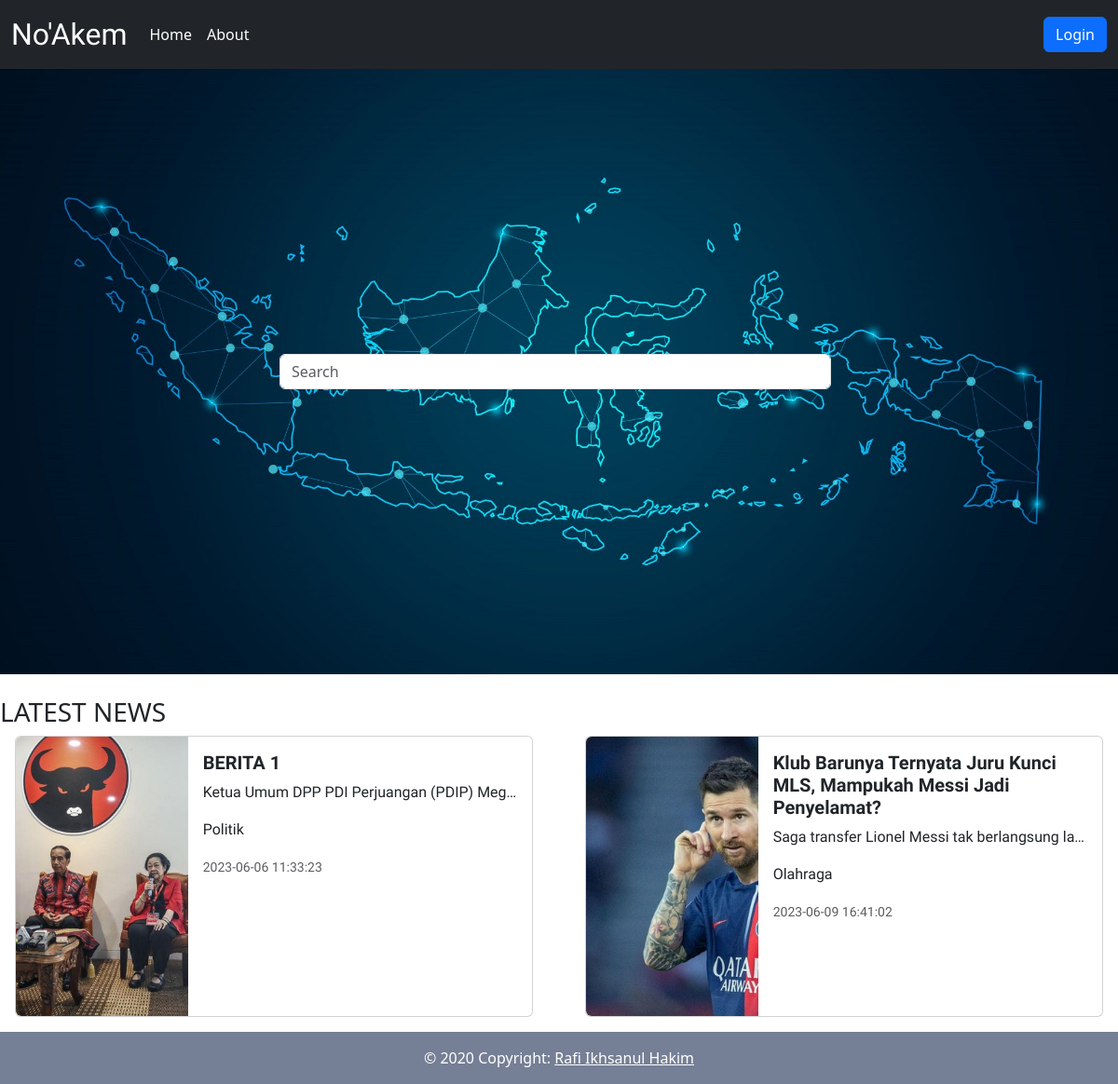
The page / on the database its author committed.
### tables this page shows
CREATE TABLE `berita` (
  `id` int NOT NULL,
  `title` varchar(255) NOT NULL,
  `content` text NOT NULL,
  `image` varchar(255) NOT NULL,
  `category` varchar(255) NOT NULL,
  `timestamp` timestamp NOT NULL
);

### index.php (called while the page is built, shortened)
<?php
require('functions.php');
$news = query("SELECT * FROM berita");
require('views/index.views.php');

### functions.php (called while the page is built, shortened)
<?php
function koneksi()
{
    $conn = mysqli_connect('localhost', 'root', '', 'berita') or die('KONEKSI GAGAL!');
    return $conn;
}
function query($query)
{
    $conn = koneksi();
    $result = mysqli_query($conn, $query) or die(mysqli_error($conn));
    $rows = [];
    while ($row = mysqli_fetch_assoc($result)) {
        $rows[] = $row;
    }
    return $rows;
}

### views/index.views.php (the view, shortened to what this page needs)
<?php require('partials/header.php') ?>
<body>
  <?php require('partials/nav.php') ?>
  <div class="bg-image" style="background-image: url('img/indonesia.jpg'); height: 650px; background-size: cover; background-position: center;">
    <div class="d-flex justify-content-center align-items-center h-100">
      <form class="d-flex w-50">
        <input class="form-control me-2" name="keyword" id="keyword" type="search" placeholder="Search" aria-label="Search" autofocus autocomplete="off">
      </form>
    </div>
  </div>
  <br>
  <h3>LATEST NEWS</h3>
  <div class="row" id="search-container">
    <?php foreach ($news as $item) : ?>
      <div class="col-md-6">
        <div class="card mb-3 mx-3" style="max-width: 900px;">
          <div class="row g-0">
            <div class="col-md-4">
              <a href="./berita.php?id=<?= $item['id'] ?>" class="card-link">
                <img src="./img/upload/<?= $item['image'] ?>" class="img-fluid rounded-start" style="object-fit:cover; width:540px; height:300px;" alt=" ...">
              </a>
            </div>
            <div class="col-md-8">
              <div class="card-body">
                <h5 class="card-title">
                  <a href="./berita.php?id=<?= $item['id'] ?>" class="card-link text-decoration-none text-reset"><?= $item['title'] ?></a>
                </h5>
                <p class="card-text text-truncate"><?= $item['content']; ?></p>
                <p class="card-text text-capitalize"><?= $item['category']; ?></p>
                <p class="card-text"><small class="text-body-secondary"><?= $item['timestamp'] ?></small></p>
              </div>
            </div>
          </div>
        </div>
      </div>
    <?php endforeach; ?>
  </div>
  <?php require('partials/footer.php') ?>
</body>
</html>

### partials/header.php (shortened to what this page needs)
<!doctype html>
<html lang="en">
<head>
    <link href="https://cdnjs.cloudflare.com/ajax/libs/font-awesome/6.4.0/css/all.min.css" rel="stylesheet">
    <link href="https://cdn.jsdelivr.net/npm/bootstrap@5.3.0-alpha3/dist/css/bootstrap.min.css" rel="stylesheet">
</head>
<body class="d-flex flex-column min-vh-100">

### partials/nav.php (shortened to what this page needs)
<nav class="navbar navbar-expand-lg navbar-dark bg-dark sticky-top">
    <div class="container-fluid">
        <a class="navbar-brand" href="./index.php">No'Akem</a>
        <div class="collapse navbar-collapse" id="navbarSupportedContent">
            <ul class="navbar-nav me-auto mb-2 mb-lg-0">
                <li class="nav-item">
                    <a class="nav-link active" aria-current="page" href="index.php">Home</a>
                </li>
                <a href="about.php" class="nav-link active" aria-current="page">About</a>
            </ul>
            <div class="navbar-nav my-2">
                <a class="nav-item btn btn-primary ms-3" href="login.php">Login</a>
            </div>
        </div>
    </div>
</nav>

### partials/footer.php (shortened to what this page needs)
<footer class="text-center text-lg-start text-white mt-auto" style="background-color: #929fba; width: 100%;">
    <div class="text-center p-3" style="background-color: rgba(0, 0, 0, 0.2)">
        © 2020 Copyright:
        <a class="text-white" href="about.php">Rafi Ikhsanul Hakim</a>
    </div>
</footer>
</body>
</html>

### partials/header.php (style rules this page uses)
.navbar-brand { font-family: Viga; font-size: 32px; }

### views/index.views.php (style rules this page uses)
.card-title { font-family: 'Comfortaa', cursive; font-weight: bold; }
.card { font-family: 'Comfortaa', cursive; }

### partials/nav.php (style rules this page uses)
.navbar-brand { font-family: Viga; font-size: 32px; }

### rows shown on the page
berita: image (picture), title "BERITA 1", content "Ketua Umum DPP PDI Perjuangan (PDIP) Meg…", category "Politik", timestamp "2023-06-06 11:33:23"
berita: image (picture), title "Klub Barunya Ternyata Juru Kunci MLS, Mampukah Messi Jadi Penyelamat?", content "Saga transfer Lionel Messi tak berlangsung la…", category "Olahraga", timestamp "2023-06-09 16:41:02"
